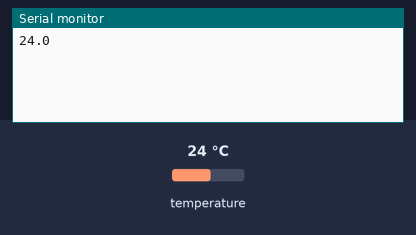
Simulated run of this sketch. Board: Arduino Uno, built with avr-gcc and run on an emulated ATmega328P. Parts: the last lines printed to the serial monitor. Inputs (shaded band) come from the test bench; at power-on: temperature 24 °C.

Above: at 6.0 s.
6.1 s: temperature set to 12 °C
At 7.7 s:
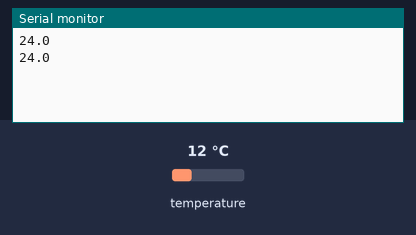
10.5 s: temperature set to 19 °C
At 13.7 s:
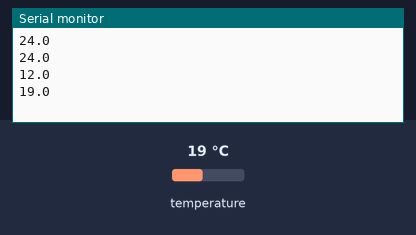
Timing chart, 0 to 15.2 s (numbered marks = the images above; inputs shaded):
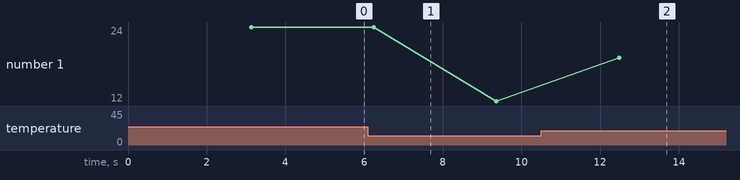

The sketch:

iomoio_DS18B20_serial.ino
```cpp
// Видеообзоры и уроки работы с ARDUINO на YouTube-канале IOMOIO: https://www.youtube.com/channel/UCmNXABaTjX_iKH28TTJpiqA

#include <OneWire.h>                  // Подключаем библиотеку для взаимодействия с устройствами, работающими на шине и по протоколу 1-Wire
#include <DallasTemperature.h>        // Подключаем библиотеку с функциями для работы с DS18B20 (запросы, считывание и преобразование возвращаемых данных)

#define ONE_WIRE_BUS 2                // Указываем пин подключения data-вывода датчика температуры
#define term_power 4                  // Указываем пин подключения питания датчика температуры

OneWire oneWire(ONE_WIRE_BUS);        // Сообщаем библиотеке об устройстве, работающем по протоколу 1-Wire
DallasTemperature sensors(&oneWire);  // Связываем функции библиотеки DallasTemperature с нашим 1-Wire устройством (DS18B20)

void setup(void)
{
  Serial.begin(9600);             // Запускаем вывод данных на серийный порт
  sensors.begin();                // Запускаем библиотеку измерения температуры
  pinMode(term_power, OUTPUT);    // Определяем пин подключения питания датчика температуры
}


float temperature() { // Измеряем температуру 10 секунд
  digitalWrite(term_power, HIGH);                // Включаем питание датчика температуры
  delay(100);                                    // Задержка перед первым измерением
  sensors.requestTemperatures();                 // Запрос на измерение температуры (1-й ошибочный)
  delay(500);                                    // Задержка перед поторным измерением
  sensors.requestTemperatures();                 // Запрос на измерение температуры (повторный)
  float t = float(sensors.getTempCByIndex(0));   // Получаем значение температуры
  digitalWrite(term_power, LOW);                 // Отключаем питание датчика температуры
  delay(1000);                                   // Задержка, чтобы датчик не нагревался от частых измерений
  return(t);                                     // Возвращаем значение температуры в место вызова функции
}

void loop(void)
{
  Serial.println(temperature(),1);                // Выводим текущее значение температуры датчика, округленное до десятых
}
```

Measured:
- after the input at 10.5 s, the serial monitor: prints a new line after 2.0 s (image 2)
- plotted number 1: 24 → 12 after the input at 6.1 s, 12 → 19 after the input at 10.5 s
